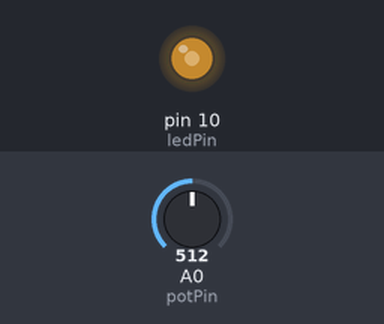
The sketch below on a simulated Arduino Uno, built with avr-gcc and run on an emulated ATmega328P. Parts: output pins drawn as LEDs (lit = HIGH). The inputs (shaded band) are chosen by the test bench; at power-on: A0 (potPin) = 512. What the sketch prints to the serial monitor is not drawn.

Above: at 1.2 s.
1.3 s: A0 (potPin) set to 716
At 1.6 s:
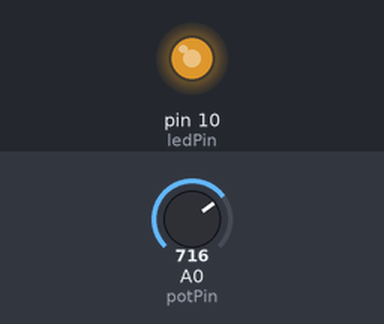
2.8 s: A0 (potPin) set to 900
At 4.0 s:
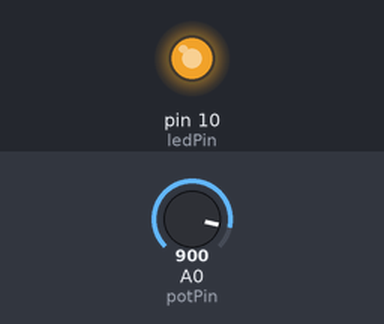
4.3 s: A0 (potPin) set to 122
At 5.5 s:
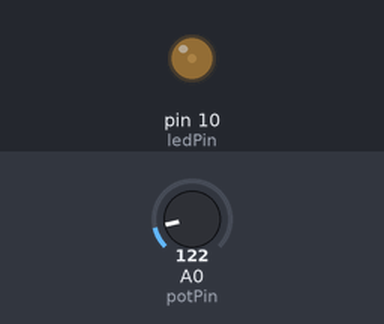
5.8 s: A0 (potPin) set to 0
At 6.9 s:
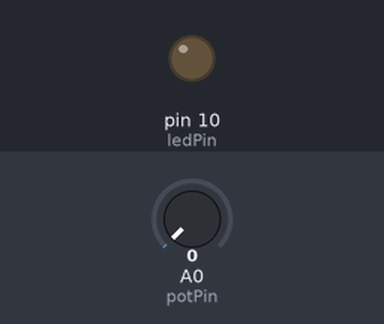
7.3 s: A0 (potPin) set to 511
At 8.2 s:
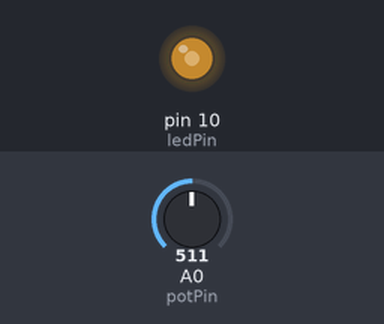
Timing chart, 0 to 9.8 s (numbered marks = the images above; inputs shaded):
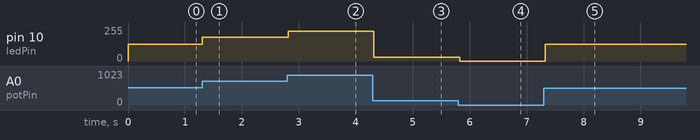

The sketch:

_____.ino
```cpp
const int potPin = A0;     // 可調式電阻接腳（類比輸入）
const int ledPin = 10;     // LED 接腳（使用支援 PWM 的接腳）

void setup() {
  pinMode(ledPin, OUTPUT);
  Serial.begin(9600);
}

void loop() {
  // 讀取可調式電阻的值（0-1023）
  int potValue = analogRead(potPin);

  // 將類比值（0-1023）轉換為 PWM 值（0-255）
  int brightness = map(potValue, 0, 1023, 0, 255);

  // 設定 LED 亮度
  analogWrite(ledPin, brightness);

  // 顯示目前的亮度值
  Serial.print("亮度值: ");
  Serial.println(brightness);

  delay(100);  // 小延遲以避免數值更新太快
}
```

Measured:
- after the input at 1.3 s, pin 10 (ledPin): 127/255 → 178/255 at once
- after the input at 2.8 s, pin 10 (ledPin): 178/255 → 224/255 at once
- after the input at 4.3 s, pin 10 (ledPin): 224/255 → 30/255 at once
- after the input at 5.8 s, pin 10 (ledPin): 30/255 → 0/255 at once
- after the input at 7.3 s, pin 10 (ledPin): 0/255 → 127/255 at once
